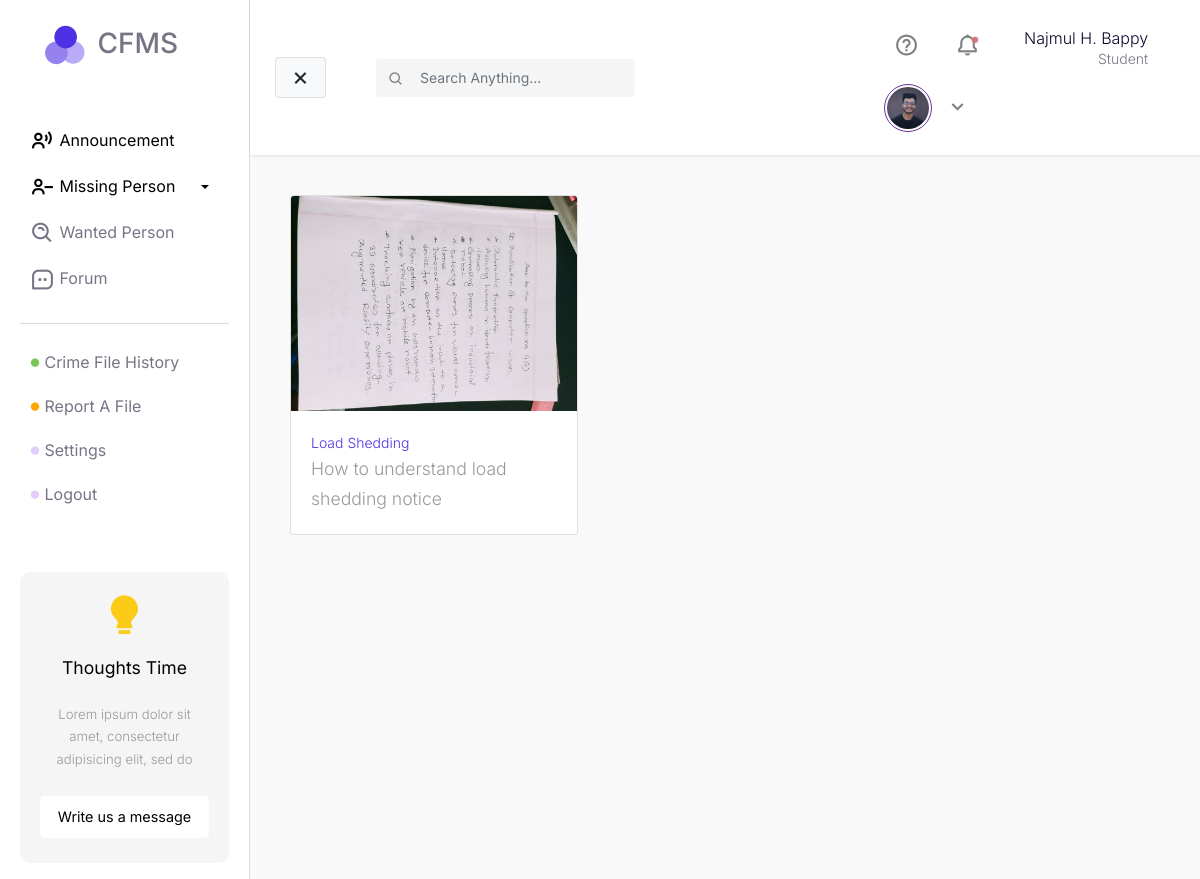
The app's page /forum/ (signed in) with its own data.
### core/models.py (models this page shows)
class User(AbstractUser):
    email = models.EmailField(unique=True)
    nid = models.CharField(unique=True, max_length=20)
    photo = models.ImageField(upload_to = 'profile-photo', null='True')

### forum/models.py (models this page shows)
class Post(models.Model):
    date = models.DateTimeField(auto_now_add=True)
    title = models.CharField(max_length=255)
    image = models.ImageField(upload_to='forum')
    category = models.ForeignKey(Category, on_delete=models.CASCADE)
    description = models.TextField()

class Category(models.Model):
    title = models.CharField(max_length=255)

### forum/views.py (the view)
# urls.py: path('', views.forumView, name="forumView"),
def forumView(request):
    posts = Post.objects.select_related('category').all()
    context = {
        'posts': posts
    }
    return render(request, 'forum.html', context)

### templates/forum.html (shortened to what this page needs)
{% extends "base.html" %} {% block css %} {% load static %}
<link rel="stylesheet" href="{% static 'css/style.css' %}" />
{% endblock %} {% block main %}
<div id="main-wrapper" class="container missing-page">
  <div class="row">
    {% if posts %}
    <div>
      {% for post in posts %}
      <a href="{% url 'postView' id=post.id %}">
        <div class="card" style="width: 18rem">
          <img src="{{ post.image.url }}" class="card-img-top" alt="..." />
          <div class="card-body">
            <p style="color: #5030e5; font-size: 14px; margin: 0">
              {{post.category.title}}
            </p>
            <p class="card-text">{{post.title | slice:":50"}}</p>
          </div>
        </div>
      </a>
      {% endfor %} {% else %}
      <div>
        <h2>No post in the forum</h2>
      </div>
      {% endif %}
    </div>
    {% endblock %}

### templates/base.html (shortened to what this page needs)
<!DOCTYPE html>
<html lang="en">
  <head>
    {% load static %}
    <link
      href="https://unpkg.com/boxicons@2.1.1/css/boxicons.min.css"
      rel="stylesheet"
    />
    <link
      rel="stylesheet"
      href="https://stackpath.bootstrapcdn.com/bootstrap/4.1.0/css/bootstrap.min.css"
    />
    <link
      rel="stylesheet"
      href="https://cdn.jsdelivr.net/npm/boxicons@latest/css/boxicons.min.css"
    />
    <link
      rel="stylesheet"
      href="https://cdnjs.cloudflare.com/ajax/libs/font-awesome/6.0.0/css/all.min.css"
    />
    <link
      rel="stylesheet"
      href="https://cdn.jsdelivr.net/npm/bootstrap-icons@1.4.1/font/bootstrap-icons.css"
    />
    <link rel="stylesheet" href="{% static 'css/base.css'%}" />
    {% block css %} {% endblock %}
  </head>
  <body>
    <div class="wrapper">
      <nav id="sidebar">
        <div class="sidebar-header">
          <h3>
            <img class="logo" src="{% static 'files/logo.png' %}" alt="" /> CFMS
          </h3>
        </div>
        <ul class="list-unstyled components">
          <li class="active">
            <a href="{% url 'announcementv' %}"
              ><i class="bx bx-user-voice"></i> Announcement</a
            >
          </li>
          <li class="active">
            <a
              href="#missing-person-menu"
              data-toggle="collapse"
              aria-expanded="false"
              class="dropdown-toggle"
              ><i class="bx bx-user-minus"></i> Missing Person</a
            >
          </li>
          <li>
            <a href="{% url 'wantedPerson' %}"
              ><i class="bx bx-search-alt"></i> Wanted Person</a
            >
          </li>
          <li>
            <a href="{% url 'forumView' %}"
              ><i class="bx bx-message-square-dots"></i> Forum</a
            >
          </li>
        </ul>
        <ul class="list-unstyled sidebar-second-part">
          <li>
            <a href="{% url 'fileHistoryView' %}"
              ><i class="crime-history bx bxs-circle"></i> Crime File History</a
            >
          </li>
          <li>
            <a href="{% url 'addFileView' %}"
              ><i class="crime-report bx bxs-circle"></i> Report A File</a
            >
          </li>
          <li>
            <a href="#"><i class="crime-forum bx bxs-circle"></i> Settings</a>
          </li>
          <li>
            {% if request.user.is_authenticated %}
            <a href="{% url 'logoutView' %}"
              ><i class="crime-logout bx bxs-circle"></i> Logout</a
            >
            {% else %}
            <a href="{% url 'loginView' %}"
              ><i class="crime-logout bx bxs-circle"></i> Login</a
            >
            {% endif %}
          </li>
        </ul>
        <ul class="list-unstyled CTAs">
          <li>
            <i class="bx bxs-bulb"></i>
          </li>
          <li>
            <p class="title"><strong>Thoughts Time</strong></p>
          </li>
          <li class="text">
            <p>
              Lorem ipsum dolor sit amet, consectetur adipisicing elit, sed do
            </p>
          </li>
          <li>
            <a href="">Write us a message</a>
          </li>
        </ul>
      </nav>
      <div id="content">
        <nav class="navbar navbar-expand-lg navbar-light sticky-top">
          <div class="container-fluid">
            <button type="button" id="sidebarCollapse" class="btn btn-light">
              <i id="menu-collapse-button" class="bx bx-x"></i>
            </button>
            <div class="input-group top-search-form">
              <div class="input-group-prepend">
                <button class="btn btn-outline-light" type="button">
                  <i class="bx bx-search" style="color: gray"></i>
                </button>
              </div>
              <form action="post">
                <input
                  type="text"
                  class="form-control"
                  placeholder="Search Anything..."
                  aria-label=""
                  aria-describedby="basic-addon1"
                />
              </form>
            </div>
            <div class="collapse navbar-collapse" id="navbarSupportedContent">
              <ul class="nav navbar-nav ml-auto">
                <li class="nav-item">
                  <a class="nav-link" href="#"
                    ><i class="bx bx-help-circle"></i
                  ></a>
                </li>
                {% if request.user.is_authenticated %}
                <li class="nav-item">
                  <a class="nav-link before-dot" href="#"
                    ><i class="bx bx-bell"></i
                  ></a>
                </li>
                <li class="nav-item">
                  <a class="nav-link"
                    ><p class="name">
                      {{ request.user.first_name }} {{ request.user.last_name }}
                    </p>
                    <p class="profession">Student</p></a
                  >
                </li>
                {% endif %} {% if request.user.is_authenticated %}
                <div class="dropdown nav-link">
                  <a
                    class="row top-profile-btn"
                    type="button"
                    id="dropdownMenuButton"
                    data-toggle="dropdown"
                    aria-haspopup="true"
                    aria-expanded="false"
                  >
                    <div class="col-md-4">
                      {% if request.user.photo %}
                      <img src="{{ request.user.photo.url }}" alt="" />
                      {% else %}
                      <img src="{% static 'files/profile-pic.png' %}" alt="" />
                      {% endif %}
                    </div>
                    <div class="col-md-2">
                      <i class="bx bx-chevron-down"></i>
                    </div>
                  </a>
                </div>
                {% else %}
                <a href="{% url 'loginView' %}" class="btn btn-secondary"
                  >Login</a
                >
                {% endif %}
              </ul>
            </div>
          </div>
        </nav>
        <div class="main-body">
          <div class="body-content">{% block main %} {% endblock %}</div>
        </div>
      </div>
    </div>
  </body>
</html>

### static/css/base.css (style rules this page uses)
body { font-family: "Inter", sans-serif; background-color: #fff; }
i { vertical-align: middle; }
p { font-family: "Inter", sans-serif; font-size: 1.1em; font-weight: 300; line-height: 1.7em; color: #999; }
a, a:hover, a:focus { color: inherit; text-decoration: none; transition: all 0.3s; }
.navbar { padding: 15px 10px; background: #fff; border: none; border-radius: 0; box-shadow: 1px 1px 3px rgba(0, 0, 0, 0.1); }
.navbar-nav { align-items: center; }
.nav-link i { font-size: 25px; margin: 5px; padding: 5px; }
.before-dot { position: relative; }
.before-dot::before { content: "•"; color: #d8727d; text-shadow: #d8727d 0 0 2px; position: absolute; font-size: 18px; top: 10px; right: 18px; }
.top-profile-btn { cursor: pointer; }
.nav-link .name { margin: 0; margin-left: 18px; font-size: 16px; text-align: right; color: #0d062d; }
.nav-link .profession { margin: 0; line-height: 1; text-align: right; font-size: 14px; color: #787486; }
a.top-profile-btn { max-width: 400px; }
a.top-profile-btn img { border-radius: 50%; border: 1px solid rebeccapurple; padding: 2px; height: 3rem; width: 3rem; object-fit: cover; border-radius: 50%; }
.top-search-form { max-width: 500px; margin-left: 50px; }
.top-search-form input { border: none; background-color: #f5f5f5; font-size: 14px; color: #787486; padding: 10px 5px; }
.top-search-form button { font-size: 16px; background-color: #f5f5f5; cursor: default !important; border: none; }
.wrapper { display: flex; width: 100%; align-items: stretch; }
#sidebar { min-width: 250px; max-width: 250px; background: #fff; color: #787486; transition: all 0.3s; padding: 0 20px; border-right: 1px solid #dbdbdb; }
#sidebar .sidebar-header { padding: 20px; background: #fff; }
#sidebar .sidebar-header .logo { max-width: 50px; }
#sidebar ul.components { padding: 20px 0; border-bottom: 1px solid #dbdbdb; }
#sidebar ul p { padding: 10px; }
#sidebar ul li a { padding: 10px; font-size: 16px; display: block; }
#sidebarCollapse { border-color: rgba(0, 0, 0, 0.1); }
#sidebarCollapse i { font-size: 25px; }
#sidebar ul li.active > a, a[aria-expanded="true"] { color: #000; }
a[data-toggle="collapse"] { position: relative; }
.dropdown-toggle::after { display: block; position: absolute; top: 50%; right: 20px; transform: translateY(-50%); }
ul li i { font-size: 25px; }
.sidebar-second-part li i { font-size: 10px; }
.sidebar-second-part li i.crime-history { color: #7ac555; }
.sidebar-second-part li i.crime-report { color: #ffa500; }
.sidebar-second-part li i.crime-forum { color: #e4ccfd; }
.sidebar-second-part li i.crime-logout { color: #e4ccfd; }
ul.CTAs { padding: 20px; margin-top: 7vh; border-radius: 10px; }
ul.CTAs a { text-align: center; font-size: 0.9em !important; display: block; border-radius: 5px; margin-bottom: 5px; background-color: #fff; color: #000000; font-size: 14px; }
ul.CTAs .title { text-align: center; color: #000; padding: 0; margin: 0; }
ul.CTAs .text { font-size: 12px; color: #000; text-align: center; }
ul.CTAs i { text-align: center; font-size: 2.9em !important; display: block; border-radius: 5px; margin-bottom: 5px; color: #fbcb18; }
ul.CTAs { background-color: #f5f5f5; }
#content { width: 100%; min-height: 100vh; transition: all 0.3s; background-color: #f9f9f9; }
.main-body .body-content { padding: 40px 40px; }

### static/css/style.css (style rules this page uses)
.main-body { background-color: #f9f9f9; }

### records on screen
User: user.first_name "Najmul H.", user.last_name "Bappy", user.photo (picture)
Post: image (picture), category "Load Shedding", title "How to understand load shedding notice"
